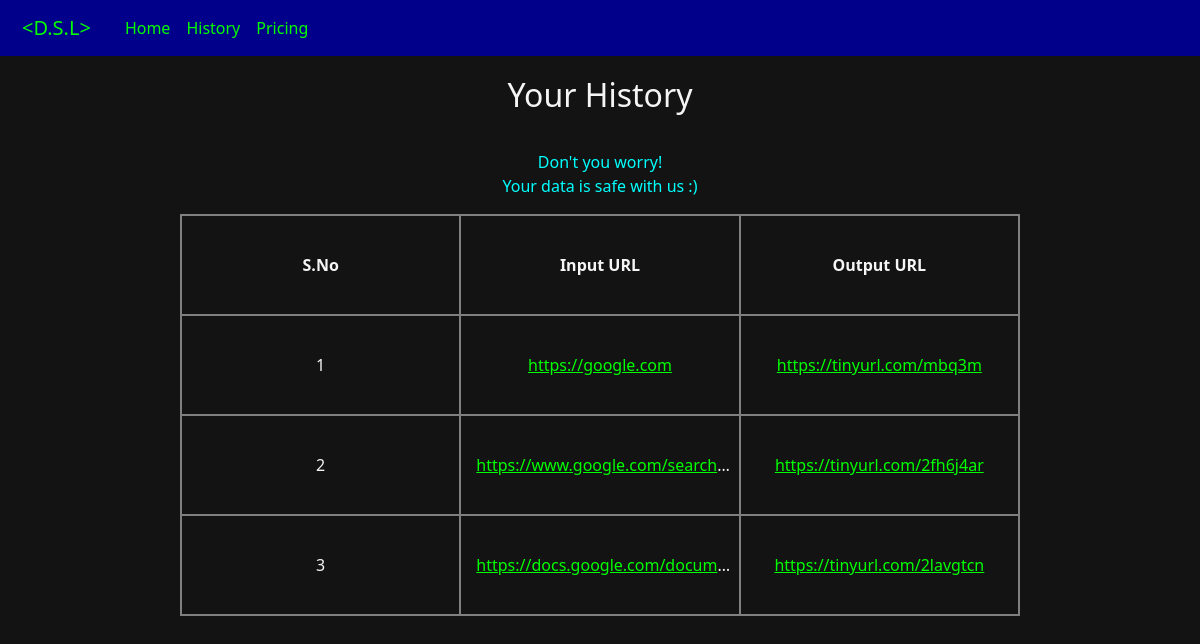
The page /history (signed in) on the database its author committed.
### app.py (models this page shows, shortened)
class UserData(db.Model):
    id = db.Column(db.Integer, primary_key=True)
    input_data = db.Column(db.String(2550))
    output_data = db.Column(db.String(2550))
    timestamp = db.Column(db.DateTime, default=datetime.utcnow)
    user_id = db.Column(db.Integer, db.ForeignKey('user.id'), nullable=False)
    user = db.relationship('User', backref=db.backref('UserData', lazy=True))

### app.py (the view)
@app.route("/history", methods=["GET", "POST"])
@login_required
def history():
        user_data = UserData.query.filter_by(user_id=current_user.id).all()
        ln = len(user_data)
        return render_template("history.html", user_data=user_data, len=ln)

### app.py (called while the page is built)
@login_manager.user_loader
def load_user(user_id):
    return User.query.get(int(user_id))

### templates/history.html (shortened to what this page needs)
{% extends 'base.html' %}
<span> {% block head %} Your History {% endblock %}</span>
  >{% block info %} Don't you worry!
  <br />
  Your data is safe with us :)
   {% endblock %} </span>
   <span>{% block tbl %}
    <link rel="stylesheet" href="{{ url_for('static', filename='template.css') }}"></link>
    <div class="d-flex justify-content-center">
    <div class="c1">
    <table>
        <tr>
            <th>S.No</th>
            <th>Input URL</th>
            <th>Output URL</th>
        </tr>
        {%for i in range(0, len)%}
        <tr>
            <td>{{i + 1}}</td>
            <td><a href="{{user_data[i].input_data}}" target="_blank">{{user_data[i].input_data}}</a></td>
            <td><a href="{{user_data[i].output_data}}" target="_blank">{{user_data[i].output_data}}</a></td>
        </tr>
        {%endfor%}
    </table>
    </div>
    </div>
    {% endblock %}

### static/template.css (style rules this page uses)
a { padding: 0 10px; color: lime !important; }
.c1 { color: whitesmoke !important; width: 800% !important; }
table { width: 100%; table-layout: fixed; overflow: hidden; }
table, tr, th, td { border: 2px solid gray; padding: 5px; text-align: center; }
th, tr, td { height: 100px; width: 10calc(100vw/3); text-overflow: ellipsis; white-space: nowrap; overflow: hidden; }

### templates/base.html (style rules this page uses)
body { background-color: rgb(20, 19, 19); }
a { color: whitesmoke !important; padding: 30px; }

### rows shown on the page
UserData: input_data "https://google.com", output_data "https://tinyurl.com/mbq3m"
UserData: input_data "https://www.google.com/search…", output_data "https://tinyurl.com/2fh6j4ar"
UserData: input_data "https://docs.google.com/docum…", output_data "https://tinyurl.com/2lavgtcn"

### other values the page prints
{{ i + 1 }} "1" "2" "3"
